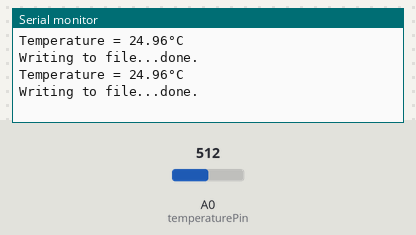
A sketch run on a simulated Arduino Uno, built with avr-gcc and run on an emulated ATmega328P. Parts: the last lines printed to the serial monitor. The test bench sets the inputs (shaded band); at power-on: A0 (temperaturePin) = 512. Storage starts empty.

Above: at 1.2 s.
1.3 s: A0 (temperaturePin) set to 1023
At 2.8 s:
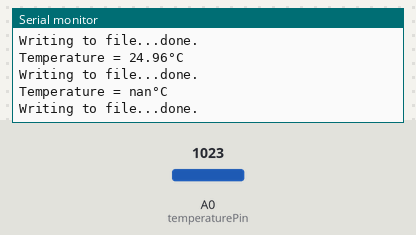
4.3 s: A0 (temperaturePin) set to 900
At 5.6 s:
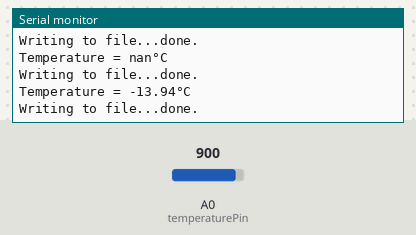

The sketch:

Lesson5_LogtoSD.ino
```cpp
/*
 * Workshop: Automate and Enhance Your Research with Practical Electronics Using Arduino
 *
 * March 28, 2019 at Stanford University Libraries
 *
 * Developed by Dr. Paul Leary, and Dr. Natalie Low
 *
 *
 *
 * Lesson 5 -  Logging sensor data to an SD card
 *
 * Now that we have successfully obtained temperature values from our thermistor, we can start to
 * do something with those values. One of the most basic things to do with sensor data is simply
 * to log it to a permanent storage device, like an SD card.
 *
 * Here, we will record our temperature data to an microSD card. We are using an microSD card
 * reader breakout board from Adafruit (https://www.adafruit.com/product/254). Breakout boards
 * are user-friendly 'units' that usually take an electronic component and bundle it with all
 * the necessary associated components so it is ready to use by just connecting the pins to
 * the Arduino.
 *
 * In this case, the breakout board contains the microSD card reader, but also a 3.3V-5V logic
 * shifter, a resistor, two capacitors, and an indicator LED - which are all the things you need
 * to make the card reader work.
 *
 * The Arduino communicates with the SD card via the SPI (Serial Peripheral Interface) protocol.
 * This communication protocol uses 4 wires between the Arduino and the card reader:
 *
 * 1. SCLK (Arduino pin 13): the 'serial clock' line ensures that both devices are communicating
 * at the same frequency.
 * 2. MISO or DO (Arduino pin 12): this line transmits information from Arduino to SD card.
 * 3. MOSI or DI (Arduino pin 11): this line transmits information from SD card to Arduino.
 * 4. CS or SS (user defined, we will use pin 10): the 'chip select' line - since the Arduino
 * can communicate with more than one SPI device, this is how it selects which device it is
 * communicating with at a given time. If we were using additional SPI devices, like a real-time
 * clock (RTC), or an ethernet chip, each device would be connected to its own CS pin on the
 * Arduino.
 *
 *
 *
 * See: https://learn.adafruit.com/adafruit-micro-sd-breakout-board-card-tutorial
 *
 *
 */


// Here we are using a software library for reading and writing to SD cards
#include <SdFat.h>

SdFat sd;
SdFile myFile;


// Here we define our pin numbers as global variables
int temperaturePin = A0;
int sdPin = 10; // define the chip select pin for the SD card reader


void setup() {

  // Initialize serial monitor at 9600 baud
  Serial.begin(9600);

  // Initialize the SD card using Arduino pin 10 as the chip select (CS)
  if (!sd.begin(sdPin)) sd.initErrorHalt();

}


void loop() {

  // Burst sample and average the sample values (Lesson 4)
  int temperature_analog_avg = read_temp_avg(temperaturePin, 20);

  // Convert the averaged digital values from the ADC to a resistance value (Lesson 2)
  float temperature_resistance_ohms = calculate_resistance(temperature_analog_avg, 10000.0, 5.0);

  // Convert the resistance value to a useable temperature value (Lesson 3)
  float temperature_C = calculate_temperature_C(temperature_resistance_ohms);

  // Print the temperature to the serial monitor so we can see it
  Serial.print("Temperature = ");
  Serial.print(temperature_C);
  Serial.write(0xC2); //These 2 lines allow us to print the ° symbol. If you are curious,
  Serial.write(0xB0); //they involve calling a special character directly from the ASCII table http://www.asciitable.com/
  Serial.print("C ");
  Serial.println();


  // Write the temperature to the SD card

  if (!myFile.open("TEMPLOG.TXT", O_RDWR | O_CREAT | O_AT_END)) { // open or create the file 'TEMPLOG.TXT' on the SD card
    sd.errorHalt("failed to open TEMPLOG.TXT"); // return error message if we fail to open the file
  }
  // if the file opened okay, write to it:
  Serial.print("Writing to file...");
  myFile.print("Temperature = ");
  myFile.print(temperature_C);
  myFile.write(0xC2); //These 2 lines allow us to print the ° symbol. If you are curious,
  myFile.write(0xB0); //they involve calling a special character directly from the ASCII table http://www.asciitable.com/
  myFile.println("C ");

  // close the file:
  myFile.close();
  Serial.println("done.");


  delay(1000);

}


// These are the functions used in the loop() block
// FUNCTION declaration has form: RETURN TYPE  function_name((TYPE) INPUT ARGUMENTS)


// This is a function to burst sample the thermistor by taking multiple ADC readings and averaging them
int read_temp_avg(int pin, int samples){

    //This function takes as INPUT ARGUMENTS the pin which we want to burst sample, and how many samples we want to average over.

    int T_avg = 0;

    //See: https://www.arduino.cc/reference/en/language/structure/control-structure/for/
    //For explanation of the "for()" control stucture
    for (int i = 1; i<=samples; i++){
      T_avg += analogRead(pin);
    }

    T_avg /= samples;

    return T_avg;


}


// This is a function to calculate thermistor resistance from the digital value
// produced by the Arduino's 10-bit ADC
float calculate_resistance(int temp_analog, float series_resistance_ohms, float V_in){

    //This function takes as INPUT ARGUMENTS the digital value from the ADC
    // As well as the resistance value of the fixed resistor R1, and the voltage across the entire voltage divider circuit

    // Here we calculate the ADC pin voltage from the digital value we have.

    float temp_voltage = 0.004887586*(float)temp_analog;

    // Now we calculate the resistance of the thermistor

    float temp_resistance = (series_resistance_ohms*temp_voltage)/(V_in-temp_voltage);

  return temp_resistance;

}


// This is a function to calculate the measured temperature from the resistance of the thermistor
float calculate_temperature_C(float temp_resistance){

  // This function takes the thermistor resistance value as its only input argument

  // We convert resistance to temperature using the B-parameter equation

  float temp_C = (1/(((0.003354016434681)-((0.0002531645569620253)*log(10000)))+((0.0002531645569620253)*log(temp_resistance))))-273.15;

  return temp_C;

}
```

Measured:
- after the input at 1.3 s, the serial monitor: prints a new line after 0.75 s (image 1)
- after the input at 4.3 s, the serial monitor: prints a new line after 0.79 s (image 2)
